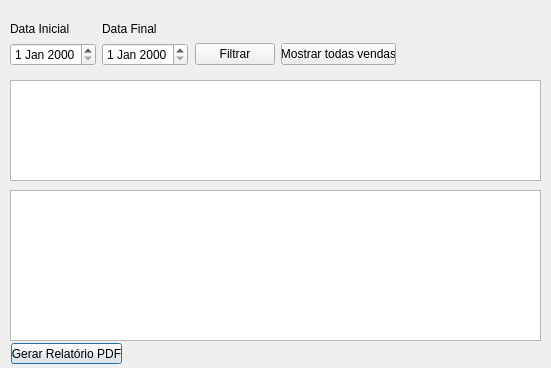
<?xml version="1.0" encoding="UTF-8"?>
<ui version="4.0">
 <class>fm_gestaoVendas</class>
 <widget class="QDialog" name="fm_gestaoVendas">
  <property name="geometry">
   <rect>
    <x>0</x>
    <y>0</y>
    <width>551</width>
    <height>368</height>
   </rect>
  </property>
  <property name="windowTitle">
   <string>Dialog</string>
  </property>
  <widget class="QTableWidget" name="tw_listaVendas">
   <property name="geometry">
    <rect>
     <x>10</x>
     <y>80</y>
     <width>531</width>
     <height>101</height>
    </rect>
   </property>
  </widget>
  <widget class="QTableWidget" name="tw_listaProdutosVendas">
   <property name="geometry">
    <rect>
     <x>10</x>
     <y>190</y>
     <width>531</width>
     <height>151</height>
    </rect>
   </property>
  </widget>
  <widget class="QPushButton" name="btn_relatorioPDF">
   <property name="geometry">
    <rect>
     <x>11</x>
     <y>343</y>
     <width>111</width>
     <height>21</height>
    </rect>
   </property>
   <property name="text">
    <string>Gerar Relatório PDF</string>
   </property>
  </widget>
  <widget class="QWidget" name="">
   <property name="geometry">
    <rect>
     <x>10</x>
     <y>20</y>
     <width>178</width>
     <height>46</height>
    </rect>
   </property>
   <layout class="QHBoxLayout" name="horizontalLayout">
    <item>
     <layout class="QVBoxLayout" name="verticalLayout">
      <item>
       <widget class="QLabel" name="label">
        <property name="text">
         <string>Data Inicial</string>
        </property>
       </widget>
      </item>
      <item>
       <widget class="QDateEdit" name="de_dataini"/>
      </item>
     </layout>
    </item>
    <item>
     <layout class="QVBoxLayout" name="verticalLayout_2">
      <item>
       <widget class="QLabel" name="label_2">
        <property name="text">
         <string>Data Final</string>
        </property>
       </widget>
      </item>
      <item>
       <widget class="QDateEdit" name="de_datafim"/>
      </item>
     </layout>
    </item>
   </layout>
  </widget>
  <widget class="QWidget" name="">
   <property name="geometry">
    <rect>
     <x>195</x>
     <y>43</y>
     <width>201</width>
     <height>23</height>
    </rect>
   </property>
   <layout class="QHBoxLayout" name="horizontalLayout_2">
    <item>
     <widget class="QPushButton" name="btn_filtrar">
      <property name="text">
       <string>Filtrar</string>
      </property>
     </widget>
    </item>
    <item>
     <widget class="QPushButton" name="btn_mostrarTodasVendas">
      <property name="text">
       <string>Mostrar todas vendas</string>
      </property>
     </widget>
    </item>
   </layout>
  </widget>
 </widget>
 <resources/>
 <connections/>
</ui>
